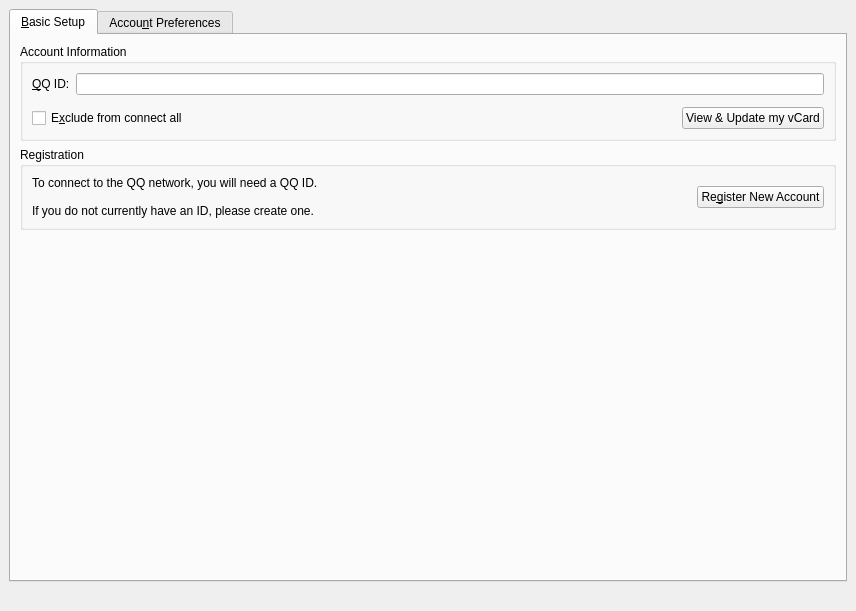
<ui version="4.0" >
 <author>Olivier Goffart</author>
 <class>QQEditAccountUI</class>
 <widget class="QWidget" name="QQEditAccountUI" >
  <property name="geometry" >
   <rect>
    <x>0</x>
    <y>0</y>
    <width>856</width>
    <height>611</height>
   </rect>
  </property>
  <property name="windowTitle" >
   <string>Account Preferences - QQ</string>
  </property>
  <layout class="QVBoxLayout" >
   <property name="spacing" >
    <number>6</number>
   </property>
   <property name="leftMargin" >
    <number>9</number>
   </property>
   <property name="topMargin" >
    <number>9</number>
   </property>
   <property name="rightMargin" >
    <number>9</number>
   </property>
   <property name="bottomMargin" >
    <number>9</number>
   </property>
   <item>
    <widget class="QTabWidget" name="tabWidget3" >
     <property name="tabShape" >
      <enum>QTabWidget::Rounded</enum>
     </property>
     <property name="currentIndex" >
      <number>0</number>
     </property>
     <widget class="QWidget" name="tab_connection" >
      <attribute name="title" >
       <string>&amp;Basic Setup</string>
      </attribute>
      <layout class="QVBoxLayout" >
       <property name="spacing" >
        <number>6</number>
       </property>
       <property name="leftMargin" >
        <number>9</number>
       </property>
       <property name="topMargin" >
        <number>9</number>
       </property>
       <property name="rightMargin" >
        <number>9</number>
       </property>
       <property name="bottomMargin" >
        <number>9</number>
       </property>
       <item>
        <widget class="QGroupBox" name="m_accountInfo" >
         <property name="title" >
          <string>Account Information</string>
         </property>
         <layout class="QVBoxLayout" >
          <property name="spacing" >
           <number>6</number>
          </property>
          <property name="leftMargin" >
           <number>9</number>
          </property>
          <property name="topMargin" >
           <number>9</number>
          </property>
          <property name="rightMargin" >
           <number>9</number>
          </property>
          <property name="bottomMargin" >
           <number>9</number>
          </property>
          <item>
           <layout class="QHBoxLayout" >
            <property name="spacing" >
             <number>6</number>
            </property>
            <property name="leftMargin" >
             <number>0</number>
            </property>
            <property name="topMargin" >
             <number>0</number>
            </property>
            <property name="rightMargin" >
             <number>0</number>
            </property>
            <property name="bottomMargin" >
             <number>0</number>
            </property>
            <item>
             <widget class="QLabel" name="TextLabel1_3" >
              <property name="sizePolicy" >
               <sizepolicy vsizetype="Preferred" hsizetype="Minimum" >
                <horstretch>0</horstretch>
                <verstretch>0</verstretch>
               </sizepolicy>
              </property>
              <property name="toolTip" >
               <string>The user ID of the QQ contact you would like to use.</string>
              </property>
              <property name="whatsThis" >
               <string>The user ID of the QQ contact you would like to use.  This should be in the form of a valid E-mail address.</string>
              </property>
              <property name="text" >
               <string>&amp;QQ ID:</string>
              </property>
              <property name="buddy" >
               <cstring>m_login</cstring>
              </property>
             </widget>
            </item>
            <item>
             <widget class="QLineEdit" name="m_login" >
              <property name="toolTip" >
               <string>The user ID of the QQ contact you would like to use.</string>
              </property>
              <property name="whatsThis" >
               <string>The user ID of the QQ contact you would like to use.  This should be in the form of a valid E-mail address.</string>
              </property>
              <property name="text" >
               <string/>
              </property>
             </widget>
            </item>
           </layout>
          </item>
          <item>
           <widget class="Kopete::UI::PasswordWidget" native="1" name="m_password" />
          </item>
          <item>
           <layout class="QHBoxLayout" >
            <property name="spacing" >
             <number>6</number>
            </property>
            <property name="leftMargin" >
             <number>0</number>
            </property>
            <property name="topMargin" >
             <number>0</number>
            </property>
            <property name="rightMargin" >
             <number>0</number>
            </property>
            <property name="bottomMargin" >
             <number>0</number>
            </property>
            <item>
             <layout class="QVBoxLayout" >
              <property name="spacing" >
               <number>6</number>
              </property>
              <property name="leftMargin" >
               <number>0</number>
              </property>
              <property name="topMargin" >
               <number>0</number>
              </property>
              <property name="rightMargin" >
               <number>0</number>
              </property>
              <property name="bottomMargin" >
               <number>0</number>
              </property>
              <item>
               <widget class="QCheckBox" name="m_autologin" >
                <property name="whatsThis" >
                 <string>If you check this checkbox, the account will not be connected when you press the "Connect All" button, or at startup when automatic connection at startup is enabled.</string>
                </property>
                <property name="text" >
                 <string>E&amp;xclude from connect all</string>
                </property>
                <property name="checked" >
                 <bool>false</bool>
                </property>
               </widget>
              </item>
             </layout>
            </item>
            <item>
             <spacer>
              <property name="orientation" >
               <enum>Qt::Horizontal</enum>
              </property>
              <property name="sizeHint" >
               <size>
                <width>40</width>
                <height>20</height>
               </size>
              </property>
             </spacer>
            </item>
            <item>
             <widget class="QPushButton" name="buttonVCard" >
              <property name="text" >
               <string>View &amp;&amp; Update my vCard</string>
              </property>
             </widget>
            </item>
           </layout>
          </item>
         </layout>
        </widget>
       </item>
       <item>
        <widget class="QGroupBox" name="groupBox" >
         <property name="title" >
          <string>Registration</string>
         </property>
         <layout class="QHBoxLayout" >
          <property name="spacing" >
           <number>6</number>
          </property>
          <property name="leftMargin" >
           <number>9</number>
          </property>
          <property name="topMargin" >
           <number>9</number>
          </property>
          <property name="rightMargin" >
           <number>9</number>
          </property>
          <property name="bottomMargin" >
           <number>9</number>
          </property>
          <item>
           <widget class="QLabel" name="textLabel6" >
            <property name="sizePolicy" >
             <sizepolicy vsizetype="Minimum" hsizetype="MinimumExpanding" >
              <horstretch>0</horstretch>
              <verstretch>0</verstretch>
             </sizepolicy>
            </property>
            <property name="minimumSize" >
             <size>
              <width>0</width>
              <height>0</height>
             </size>
            </property>
            <property name="text" >
             <string>To connect to the QQ network, you will need a QQ ID.

If you do not currently have an ID, please create one.</string>
            </property>
            <property name="alignment" >
             <set>Qt::AlignVCenter</set>
            </property>
           </widget>
          </item>
          <item>
           <widget class="QPushButton" name="buttonRegister" >
            <property name="text" >
             <string>Re&amp;gister New Account</string>
            </property>
           </widget>
          </item>
         </layout>
        </widget>
       </item>
       <item>
        <spacer>
         <property name="orientation" >
          <enum>Qt::Vertical</enum>
         </property>
         <property name="sizeType" >
          <enum>QSizePolicy::Expanding</enum>
         </property>
         <property name="sizeHint" >
          <size>
           <width>20</width>
           <height>146</height>
          </size>
         </property>
        </spacer>
       </item>
      </layout>
     </widget>
     <widget class="QWidget" name="TabPage" >
      <attribute name="title" >
       <string>Accou&amp;nt Preferences</string>
      </attribute>
      <layout class="QVBoxLayout" >
       <property name="spacing" >
        <number>6</number>
       </property>
       <property name="leftMargin" >
        <number>9</number>
       </property>
       <property name="topMargin" >
        <number>9</number>
       </property>
       <property name="rightMargin" >
        <number>9</number>
       </property>
       <property name="bottomMargin" >
        <number>9</number>
       </property>
       <item>
        <widget class="QGroupBox" name="groupBox_2" >
         <property name="title" >
          <string>Connection Preferences</string>
         </property>
         <layout class="QVBoxLayout" >
          <property name="spacing" >
           <number>6</number>
          </property>
          <property name="leftMargin" >
           <number>9</number>
          </property>
          <property name="topMargin" >
           <number>9</number>
          </property>
          <property name="rightMargin" >
           <number>9</number>
          </property>
          <property name="bottomMargin" >
           <number>9</number>
          </property>
          <item>
           <widget class="QCheckBox" name="optionOverrideServer" >
            <property name="text" >
             <string>&amp;Override default server information</string>
            </property>
           </widget>
          </item>
          <item>
           <layout class="QGridLayout" >
            <property name="leftMargin" >
             <number>0</number>
            </property>
            <property name="topMargin" >
             <number>0</number>
            </property>
            <property name="rightMargin" >
             <number>0</number>
            </property>
            <property name="bottomMargin" >
             <number>0</number>
            </property>
            <property name="horizontalSpacing" >
             <number>6</number>
            </property>
            <property name="verticalSpacing" >
             <number>6</number>
            </property>
            <item row="0" column="1" >
             <layout class="QHBoxLayout" >
              <property name="spacing" >
               <number>3</number>
              </property>
              <property name="leftMargin" >
               <number>0</number>
              </property>
              <property name="topMargin" >
               <number>0</number>
              </property>
              <property name="rightMargin" >
               <number>0</number>
              </property>
              <property name="bottomMargin" >
               <number>0</number>
              </property>
              <item>
               <widget class="QLabel" name="labelServer" >
                <property name="enabled" >
                 <bool>false</bool>
                </property>
                <property name="text" >
                 <string>Ser&amp;ver /</string>
                </property>
                <property name="buddy" >
                 <cstring>m_serverName</cstring>
                </property>
               </widget>
              </item>
              <item>
               <widget class="QLabel" name="labelPort" >
                <property name="enabled" >
                 <bool>false</bool>
                </property>
                <property name="text" >
                 <string>po&amp;rt:</string>
                </property>
                <property name="buddy" >
                 <cstring>m_serverPort</cstring>
                </property>
               </widget>
              </item>
             </layout>
            </item>
            <item row="0" column="0" >
             <spacer>
              <property name="orientation" >
               <enum>Qt::Horizontal</enum>
              </property>
              <property name="sizeType" >
               <enum>QSizePolicy::Fixed</enum>
              </property>
              <property name="sizeHint" >
               <size>
                <width>16</width>
                <height>20</height>
               </size>
              </property>
             </spacer>
            </item>
            <item row="0" column="3" >
             <widget class="QSpinBox" name="m_serverPort" >
              <property name="enabled" >
               <bool>false</bool>
              </property>
              <property name="toolTip" >
               <string>Only modify these values if you want to use a special IM proxy server, like SIMP</string>
              </property>
              <property name="whatsThis" >
               <string>Only modify these values if you want to use a special IM proxy server, like SIMP</string>
              </property>
              <property name="minimum" >
               <number>1</number>
              </property>
              <property name="maximum" >
               <number>65535</number>
              </property>
              <property name="value" >
               <number>80</number>
              </property>
             </widget>
            </item>
            <item row="0" column="2" >
             <widget class="QLineEdit" name="m_serverName" >
              <property name="enabled" >
               <bool>false</bool>
              </property>
              <property name="sizePolicy" >
               <sizepolicy vsizetype="Fixed" hsizetype="MinimumExpanding" >
                <horstretch>0</horstretch>
                <verstretch>0</verstretch>
               </sizepolicy>
              </property>
              <property name="toolTip" >
               <string>Only modify these values if you want to use a special IM proxy server, like SIMP</string>
              </property>
              <property name="whatsThis" >
               <string>Only modify these values if you want to use a special IM proxy server, like SIMP</string>
              </property>
              <property name="text" >
               <string>tcpconn.tencent.com</string>
              </property>
             </widget>
            </item>
           </layout>
          </item>
         </layout>
        </widget>
       </item>
       <item>
        <widget class="QGroupBox" name="global_settings_page" >
         <property name="title" >
          <string>Global QQ Options</string>
         </property>
         <layout class="QVBoxLayout" >
          <property name="spacing" >
           <number>6</number>
          </property>
          <property name="leftMargin" >
           <number>9</number>
          </property>
          <property name="topMargin" >
           <number>9</number>
          </property>
          <property name="rightMargin" >
           <number>9</number>
          </property>
          <property name="bottomMargin" >
           <number>9</number>
          </property>
          <item>
           <widget class="QLabel" name="textLabel1_3" >
            <property name="text" >
             <string>&lt;qt>&lt;b>Note:&lt;/b> These settings are applicable to all QQ accounts</string>
            </property>
            <property name="alignment" >
             <set>Qt::AlignCenter</set>
            </property>
           </widget>
          </item>
          <item>
           <widget class="QCheckBox" name="NotifyNewChat" >
            <property name="sizePolicy" >
             <sizepolicy vsizetype="Fixed" hsizetype="Minimum" >
              <horstretch>0</horstretch>
              <verstretch>0</verstretch>
             </sizepolicy>
            </property>
            <property name="whatsThis" >
             <string>This option will notify you when a contact starts typing their message, before the message is sent or finished.</string>
            </property>
            <property name="text" >
             <string>Au&amp;tomatically open a chat window when someone starts a conversation</string>
            </property>
           </widget>
          </item>
          <item>
           <layout class="QHBoxLayout" >
            <property name="spacing" >
             <number>6</number>
            </property>
            <property name="leftMargin" >
             <number>0</number>
            </property>
            <property name="topMargin" >
             <number>0</number>
            </property>
            <property name="rightMargin" >
             <number>0</number>
            </property>
            <property name="bottomMargin" >
             <number>0</number>
            </property>
            <item>
             <widget class="QLabel" name="textLabel1_4" >
              <property name="whatsThis" >
               <string>&lt;qt>&lt;p>Indicate when Kopete will download the display pictures of contacts&lt;/p>
&lt;dl>&lt;dt>Only manually&lt;/dt>&lt;dd>The picture is not downloaded automatically. It is only downloaded when the user requests it&lt;/dd>
&lt;dt>When a chat is open&lt;/dt>&lt;dd>The picture is downloaded when a conversation socket is opened, i.e. when you open a chat window&lt;/dd>
&lt;dt>Automatically&lt;/dt>&lt;dd>Always try to download the picture if the contact has one.  &lt;b>Note:&lt;/b> this will open a socket, and let the user know you are downloading their picture.&lt;/dd>&lt;/dl></string>
              </property>
              <property name="text" >
               <string>Download the QQ picture:</string>
              </property>
             </widget>
            </item>
            <item>
             <widget class="QComboBox" name="DownloadPicture" >
              <property name="sizePolicy" >
               <sizepolicy vsizetype="Fixed" hsizetype="MinimumExpanding" >
                <horstretch>0</horstretch>
                <verstretch>0</verstretch>
               </sizepolicy>
              </property>
              <property name="whatsThis" >
               <string>&lt;qt>&lt;p>Indicate when Kopete will download the pictures of contacts&lt;/p>
&lt;dl>&lt;dt>Only manually&lt;/dt>&lt;dd>The picture is not downloaded automatically. It is only downloaded when the user requests it&lt;/dd>
&lt;dt>When a chat is open&lt;/dt>&lt;dd>The picture is downloaded when a conversation socket is opened, i.e. when you open a chat window&lt;/dd>
&lt;dt>Automatically&lt;/dt>&lt;dd>Always try to download the picture if the contact has one.  &lt;b>Note:&lt;/b> this will open a socket, and let the user know you are downloading their picture.&lt;/dd>&lt;/dl></string>
              </property>
              <property name="currentIndex" >
               <number>1</number>
              </property>
              <item>
               <property name="text" >
                <string>Only Manually</string>
               </property>
              </item>
              <item>
               <property name="text" >
                <string>When a Chat is Open (default)</string>
               </property>
              </item>
              <item>
               <property name="text" >
                <string>Automatically (read help)</string>
               </property>
              </item>
             </widget>
            </item>
           </layout>
          </item>
          <item>
           <widget class="QCheckBox" name="useCustomEmoticons" >
            <property name="whatsThis" >
             <string>QQ Messenger allows users to download and use custom emoticons. If this option is enabled, Kopete will download these emoticons and show them.</string>
            </property>
            <property name="text" >
             <string>&amp;Download and show custom emoticons</string>
            </property>
            <property name="checked" >
             <bool>true</bool>
            </property>
           </widget>
          </item>
          <item>
           <widget class="QCheckBox" name="exportEmoticons" >
            <property name="whatsThis" >
             <string>Export all the emoticon themes as custom emoticons.
Only works for emoticons in the PNG format.</string>
            </property>
            <property name="text" >
             <string>E&amp;xport the current emoticon theme to users</string>
            </property>
           </widget>
          </item>
         </layout>
        </widget>
       </item>
       <item>
        <spacer>
         <property name="orientation" >
          <enum>Qt::Vertical</enum>
         </property>
         <property name="sizeType" >
          <enum>QSizePolicy::Expanding</enum>
         </property>
         <property name="sizeHint" >
          <size>
           <width>21</width>
           <height>20</height>
          </size>
         </property>
        </spacer>
       </item>
      </layout>
     </widget>
    </widget>
   </item>
   <item>
    <widget class="QLabel" name="labelStatusMessage" >
     <property name="text" >
      <string/>
     </property>
     <property name="alignment" >
      <set>Qt::AlignCenter</set>
     </property>
    </widget>
   </item>
  </layout>
 </widget>
 <layoutdefault spacing="6" margin="11" />
 <customwidgets>
  <customwidget>
   <class>Kopete::UI::PasswordWidget</class>
   <extends>QWidget</extends>
   <header>kopetepasswordwidget.h</header>
  </customwidget>
 </customwidgets>
 <tabstops>
  <tabstop>tabWidget3</tabstop>
  <tabstop>NotifyNewChat</tabstop>
  <tabstop>DownloadPicture</tabstop>
  <tabstop>useCustomEmoticons</tabstop>
  <tabstop>m_login</tabstop>
  <tabstop>m_autologin</tabstop>
  <tabstop>buttonRegister</tabstop>
 </tabstops>
 <resources/>
 <connections>
  <connection>
   <sender>optionOverrideServer</sender>
   <signal>clicked(bool)</signal>
   <receiver>m_serverName</receiver>
   <slot>setEnabled(bool)</slot>
   <hints>
    <hint type="sourcelabel" >
     <x>244</x>
     <y>88</y>
    </hint>
    <hint type="destinationlabel" >
     <x>250</x>
     <y>113</y>
    </hint>
   </hints>
  </connection>
  <connection>
   <sender>optionOverrideServer</sender>
   <signal>clicked(bool)</signal>
   <receiver>m_serverPort</receiver>
   <slot>setEnabled(bool)</slot>
   <hints>
    <hint type="sourcelabel" >
     <x>769</x>
     <y>88</y>
    </hint>
    <hint type="destinationlabel" >
     <x>776</x>
     <y>118</y>
    </hint>
   </hints>
  </connection>
 </connections>
</ui>
